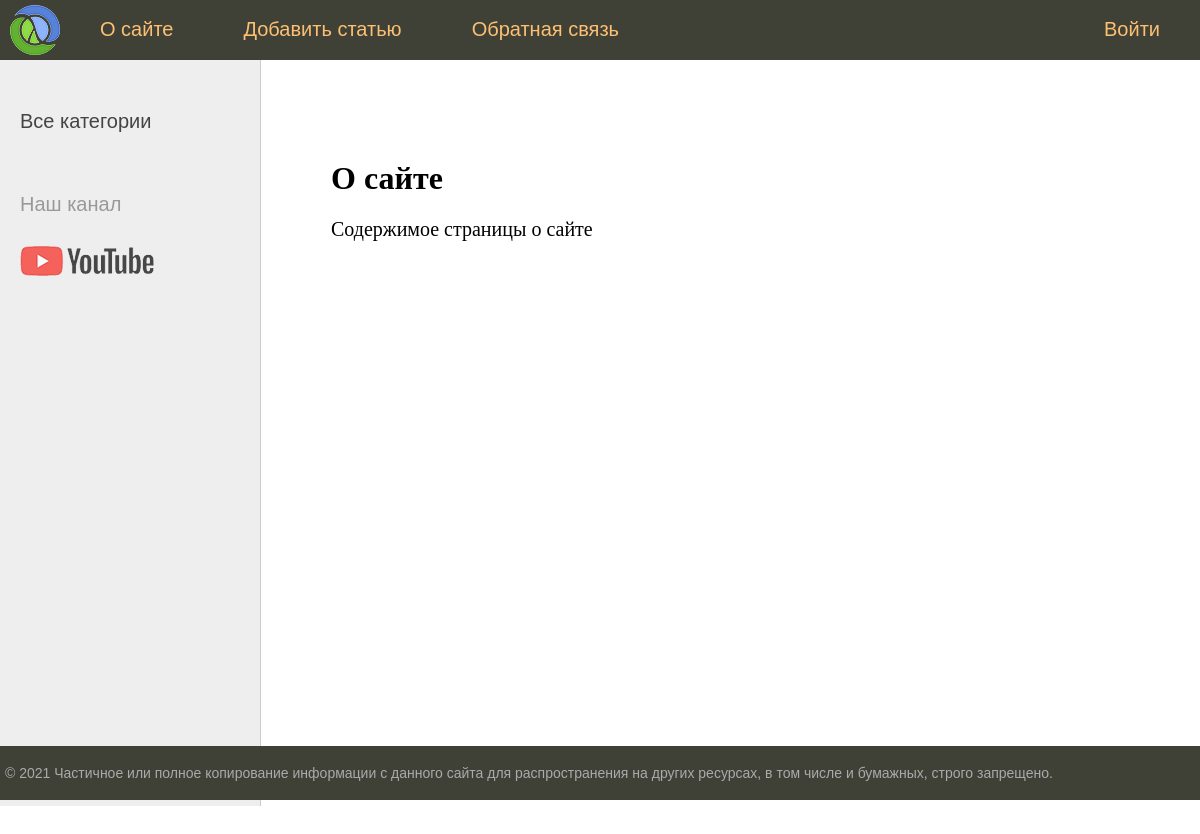
Page /about/ on the earlier database version.
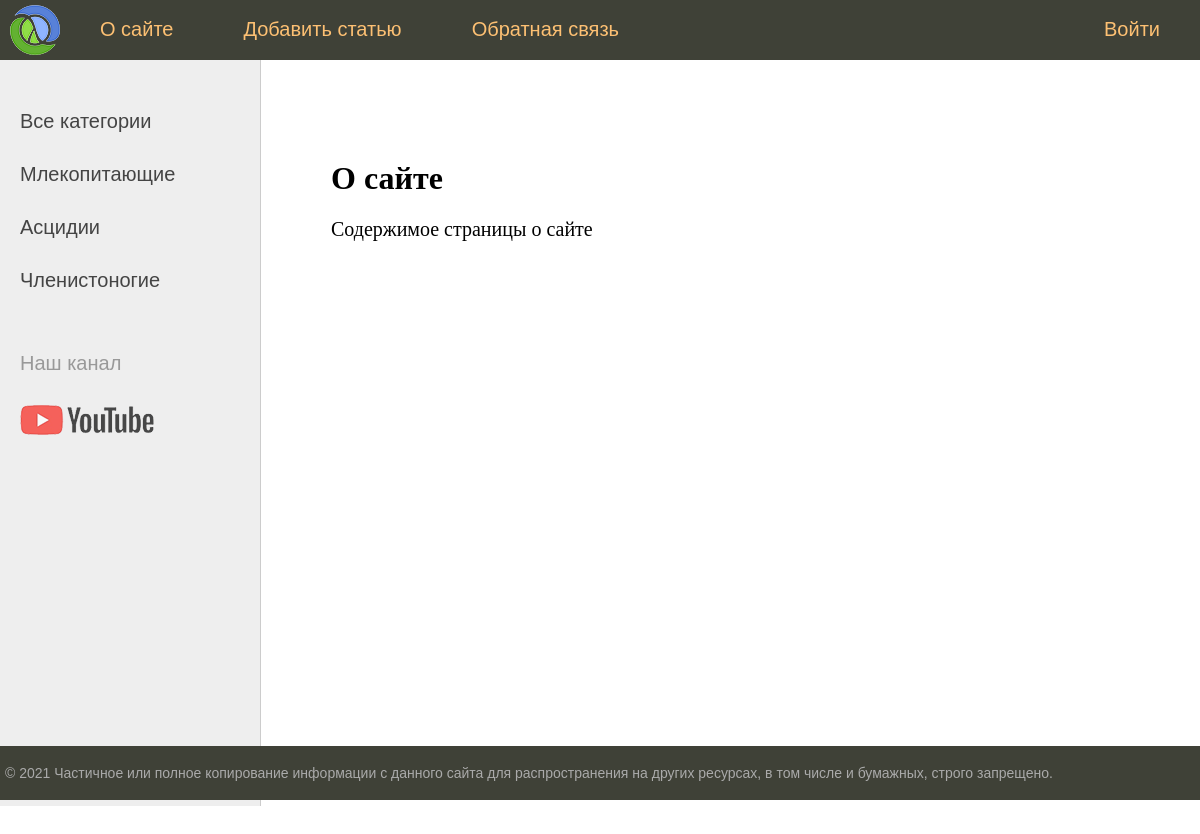
Same page on the later database version.
### animals/models.py (models this page shows, shortened)
class Category(models.Model):
    name = models.CharField(max_length=100, db_index=True, verbose_name='Класс')
    def get_absolute_url(self):
        return reverse('category', kwargs={'cat_id': self.pk})
    class Meta:
        verbose_name = 'Классы животных'
        verbose_name_plural = 'Классы животных'
        ordering = ['id']

### animals/views.py (the view)
# urls.py: path('about/', about, name='about'),
def about(request):
    context = {'menu': menu,
               'title': 'О сайте'
               }
    return render(request, 'animals/about.html', context=context)

### animals/templatetags/animals_tags.py (called while the page is built)
@register.inclusion_tag('animals/list_categories.html')
def show_categories():
    cats = Category.objects.all()
    return {'cats': cats}

### animals/templates/animals/about.html
{% extends 'animals/base.html' %}
{% block content %}
<h1>{{title}}</h1>
<p>Содержимое страницы о сайте
{% endblock %}

### animals/templates/animals/base.html (shortened to what this page needs)
{% load static %}
{% load animals_tags %}
<!DOCTYPE html>
<html>
<head>
	<link type="text/css" href="{% static 'animals/css/styles.css' %}" rel="stylesheet" />
</head>
<body>
<table class="table-page" border=0 cellpadding="0" cellspacing="0">
<tr><td valign=top>
{% block mainmenu %}
		<div class="header">
			<ul id="mainmenu" class="mainmenu">
			<li class="logo"><a href="{% url 'home' %}"><div class="logo"></div></a></li>
{% for m in menu %}
	{% if not forloop.last %}
			<li><a href="{% url m.url_name %}">{{m.title}}</a></li>
	{% else %}
			<li class="last"><a href="{% url m.url_name %}">{{m.title}}</a></li>
	{% endif %}
{% endfor %}
			</ul>
		</div>
{% endblock mainmenu %}
<table class="table-content" border=0 cellpadding="0" cellspacing="0">
<tr>
<td valign="top" class="left-chapters">
	<ul id="leftchapters">
{% if cat_selected == 0 %}
		<li class="selected">Все категории</li>
{% else %}
		<li><a href="{% url 'home' %}">Все категории</a></li>
{% endif %}
	{% show_categories %}
		<li class="share">
		<p>Наш канал</p>
		<a class="share-yt" href="https://www.youtube.com/channel/UClJzWfGWuGJL2t-3dYKcHTA/playlists" target="_blank" rel="nofollow"></a>
		</li>
	</ul>
</td>
<td valign="top" class="content">
<div class="content-text">
{% block content %}
{% endblock %}
</div>
</td></tr></table>
</td></tr>
<tr><td valign=top>
	<div id="footer">
		<p>&copy; 2021 Частичное или полное копирование информации с данного сайта для распространения на других ресурсах, в том числе и бумажных, строго запрещено.</p>
	</div>
</td></tr></table>
</body>
</html>

### animals/templates/animals/list_categories.html
{% for c in cats %}
	{% if c.pk == cat_selected %}
		<li class="selected">{{ c.name }}</li>
	{% else %}
		<li><a href="{{ c.get_absolute_url }}">{{ c.name}}</a></li>
	{% endif %}
{% endfor %}

### animals/static/animals/css/styles.css (style rules this page uses)
html, body { font-family: 'Arial'; margin: 0; padding: 0; height: 100%; width: 100%; color: #444; }
a { color: #0059b2; text-decoration: none; }
.table-page { width: 100%; height: 100%; vertical-align: top; }
.table-page tr { height: 100%; }
.header { background: #3F4137; height: 60px; }
.logo { background: url('../images/logo.png') no-repeat 10px 5px; width: 70px; height: 60px; }
ul.mainmenu { list-style: none; margin: 0; padding: 0; height: 60px; color: #fdc073; font-size: 20px; overflow: hidden; }
ul.mainmenu li { float: left; margin: 18px 40px 0 30px; }
ul.mainmenu li.logo { margin: 0; }
ul.mainmenu li.last { float: right; }
ul.mainmenu li a { color: #fdc073; text-decoration: none; }
.table-content { width: 100%; min-height: 100%; height: 100%; }
.left-chapters { margin: 0; background: #eee; border-right: 1px solid #ccc; min-height: 100%; }
.left-chapters ul { width: 230px; min-height: 100%; margin: 0; padding: 20px 10px 10px 20px; list-style: none; font-size: 20px; }
.left-chapters ul li { margin: 30px 0 0 0; color: #999; }
.left-chapters ul li a { color: #444; text-decoration: none; }
.left-chapters ul li.share { margin: 60px 0 0 0; }
.left-chapters ul li.share p { margin: 30px 0 30px 0; }
.left-chapters ul li.share a { display: inline-block; width: 40px; height: 40px; margin: 0 20px 0 0; }
.left-chapters ul li.share a.share-yt { width: 100%; height: 30px; background: url('../images/share_yt.png') no-repeat 0 0 }
.content { padding: 40px 20px 20px 40px; width: 100%; box-sizing: border-box; }
.content-text { margin: 60px 0 0 30px; color: #000; font-size: 20px; font-family: Yandex Sans Display Light; }
.content-text h1 { font-size: 32px; }
#footer { box-sizing: border-box; background: #3F4137; padding: 5px; color: #aaa; font-size: 14px; font-family: Verdana, Geneva, Arial, Helvetica; text-align: left; overflow: hidden; }

Differences in the rows shown:
added Category: name "Млекопитающие"
added Category: name "Асцидии"
added Category: name "Членистоногие"
